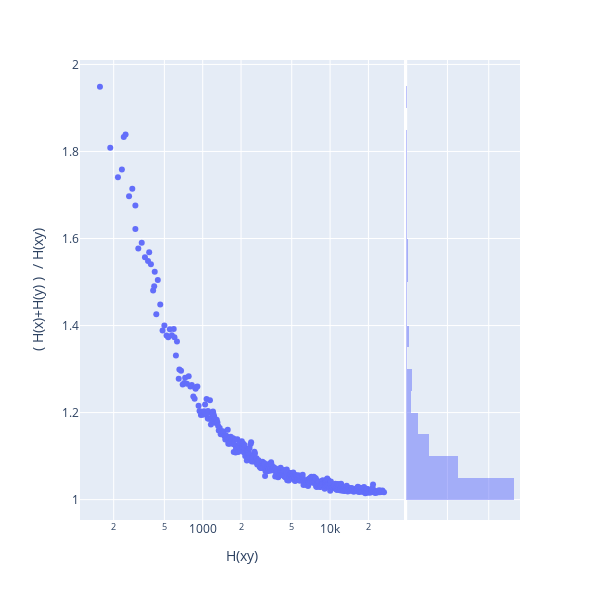

The notebook cell this image was saved under:
### Code cell
x = []
y = []
for i, (c1,c2,dist,n) in enumerate(linkage):
    y.append(( C(*clusters[int(c2)]) + C(*clusters[int(c1)]) ) / C(*(clusters[int(c1)] + clusters[int(c2)])) )
    x.append( C(*(clusters[int(c1)] + clusters[int(c2)])) )
import plotly.express as px
px.scatter(x=x, y=y, labels=dict(x="H(xy)", y="( H(x)+H(y) )  / H(xy) "), width=600, height=600, log_x=True, marginal_y="histogram")

### Figure 1 — Plotly figure (JSON) as saved in the notebook; plotly's stock layout.template omitted (floating-point values rounded to 4 significant figures; data arrays with more than 128 entries replaced by an {"elided": "..."} marker saying what was removed)
{"data": [{"hovertemplate": "H(xy)=%{x}<br>( H(x)+H(y) )  / H(xy) =%{y}<extra></extra>", "legendgroup": "", "marker": {"color": "#636efa", "symbol": "circle"}, "mode": "markers", "name": "", "orientation": "v", "showlegend": false, "type": "scatter", "x": {"elided": "528 int values"}, "xaxis": "x", "y": {"elided": "528 float values"}, "yaxis": "y"}, {"alignmentgroup": "True", "bingroup": "y", "hovertemplate": "( H(x)+H(y) )  / H(xy) =%{y}<br>count=%{x}<extra></extra>", "legendgroup": "", "marker": {"color": "#636efa"}, "name": "", "offsetgroup": "", "opacity": 0.5, "showlegend": false, "type": "histogram", "xaxis": "x2", "y": {"elided": "528 float values"}, "yaxis": "y2"}], "layout": {"barmode": "overlay", "height": 600, "legend": {"tracegroupgap": 0}, "margin": {"t": 60}, "width": 600, "xaxis": {"anchor": "y", "autorange": true, "domain": [0, 0.7363], "range": [2.036, 4.58], "title": {"text": "H(xy)"}, "type": "log"}, "xaxis2": {"anchor": "y2", "autorange": true, "domain": [0.7413, 1], "matches": "x2", "range": [0, 275.8], "showgrid": true, "showline": false, "showticklabels": false, "ticks": ""}, "yaxis": {"anchor": "x", "autorange": true, "domain": [0, 1], "range": [0.9531, 2.01], "title": {"text": "( H(x)+H(y) )  / H(xy) "}, "type": "linear"}, "yaxis2": {"anchor": "x2", "autorange": true, "domain": [0, 1], "matches": "y", "range": [0.9531, 2.01], "showgrid": true, "showticklabels": false, "type": "linear"}}}
